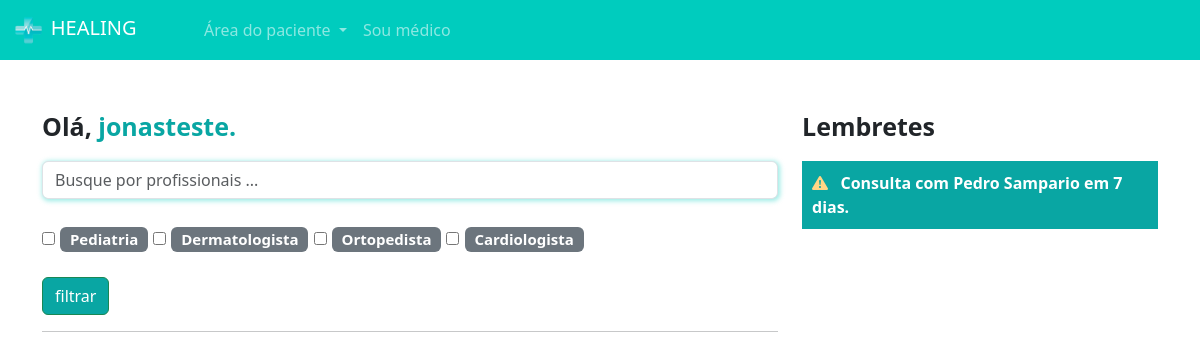
The page /pacientes/home/ (signed in) on the database as committed earlier.
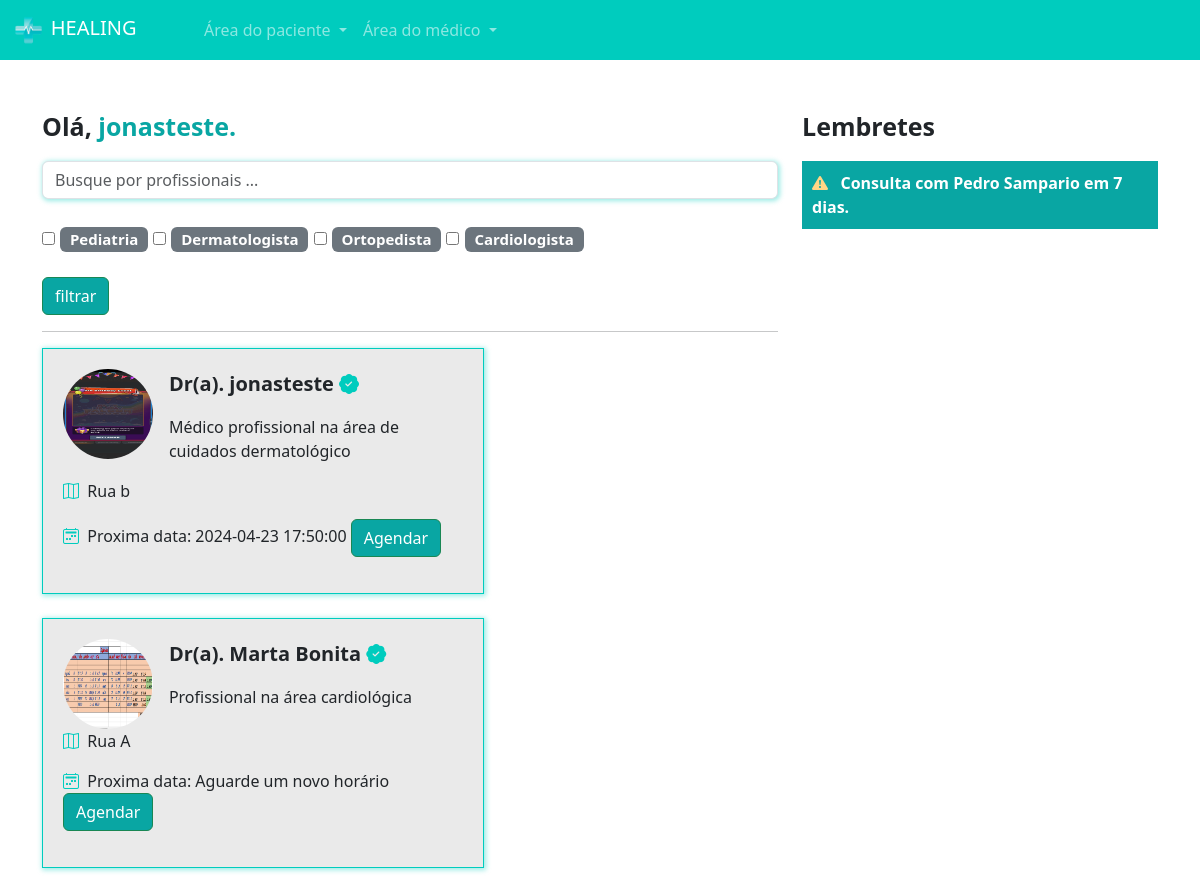
The same page on the database as committed later.
### medico/models.py (models this page shows, shortened)
class Especialidades(models.Model):
    especialidade = models.CharField(max_length=100)
    icone = models.ImageField(upload_to='icones', null=True, blank=True)

class DadosMedicos(models.Model):
    crm = models.CharField(max_length=30)
    nome = models.CharField(max_length=100)
    cep = models.CharField(max_length=15)
    rua = models.CharField(max_length=100)
    bairro = models.CharField(max_length=100)
    numero = models.IntegerField()
    rg = models.ImageField(upload_to='rgs')
    cedula_identidade_medica = models.ImageField(upload_to='cim')
    foto = models.ImageField(upload_to='foto_perfil')
    descricao = models.TextField(null=True, blank=True)
    valor_consulta = models.FloatField(default=100)
    user = models.ForeignKey(User, on_delete=models.DO_NOTHING)
    especialidade = models.ForeignKey(Especialidades, on_delete=models.DO_NOTHING, null=True, blank=True)
    @property
    def proxima_data(self):
        proxima_data = DatasAbertas.objects.filter(user=self.user).filter(data__gt=datetime.now()).filter(agendado=False).order_by('data').first()
        return proxima_data

class DatasAbertas(models.Model):
    data = models.DateTimeField()
    user = models.ForeignKey(User, on_delete=models.DO_NOTHING)   # Esse usuário é o Médico
    agendado = models.BooleanField(default=False)
    def __str__(self):
        return str(self.data)

### paciente/views.py (the view)
# urls.py: 2. Add a URL to urlpatterns:  path('', views.home, name='home')
def home(request):
    if request.method == 'GET':
        medico_filtrar = request.GET.get('medico')
        especialidades_filtrar = request.GET.getlist('especialidades')
        medicos = DadosMedicos.objects.all()
        if medico_filtrar:
            medicos = medicos.filter(nome__icontains=medico_filtrar)
        if especialidades_filtrar:
            medicos = medicos.filter(especialidade_id__in=especialidades_filtrar)
        especialidades = Especialidades.objects.all()
        return render(request, 'home.html', {'medicos': medicos, 'especialidades': especialidades, 'is_medico': is_medico(request.user)})

### medico/models.py (called while the page is built)
def is_medico(user):
    return DadosMedicos.objects.filter(user=user).exists()

### paciente/templates/home.html
{% extends "base.html" %}
{% load static %}
{% block 'head' %}
    <link rel="stylesheet" href="{% static 'medicos/css/abrir_horario.css' %}">
    <link rel="stylesheet" href="{% static 'usuarios/css/usuarios.css' %}">
    <link rel="stylesheet" href="{% static 'medicos/css/cadastro_medico.css' %}">
    <link rel="stylesheet" href="{% static 'pacientes/css/home.css' %}">
    <link rel="stylesheet" href="https://cdn.jsdelivr.net/npm/bootstrap-icons@1.11.3/font/bootstrap-icons.min.css">
{% endblock 'head' %}
{% block 'body' %}
{% include "partials/navbar.html" %}
<br><br>
<div class="container">
    <div class="row">
        <div class="col-md-8">
            <p style="font-size: 25px" class="p-bold">Olá, <span class="color-dark">{{request.user.username}}.</span></p>
            <form action="{% url "home" %}" post="GET">
                <input type="text" class="form-control shadow-main-color" placeholder="Busque por profissionais ..." name="medico">
                <br>
                <div class="especialidades">
                    {% for especialidade in especialidades %}
                        <input type="checkbox" name="especialidades" value="{{especialidade.id}}">
                        <span class="badge bg-secondary">
                            {{especialidade.especialidade}}
                        </span>
                    {% endfor %}
                </div>
                <br>
                <input type="submit" value="filtrar" class="btn btn-success btn-dark-color">
            </form>
            <hr>
            <div class="list-medicos">
                {% for medico in medicos %}
                    <div class="card-medicos shadow-main-color">
                        <div class="row">
                            <div class="col-md-3"><img src="{{medico.foto.url}}" class="foto-perfil-card" alt=""></div>
                            <div class="col-md">
                                <p style="font-size: 20px" class="p-bold">Dr(a). {{medico.nome}} <i class="bi bi-patch-check-fill icon-main"></i></p>
                                <p>{{medico.descricao}}</p>
                            </div>
                        </div>
                        <p><i class="bi bi-map icon-main"></i>&nbsp&nbsp{{medico.rua}}</p>
                        <p><i class="bi bi-calendar2-week icon-main"></i>&nbsp&nbspProxima data:
                            {% if medico.proxima_data %}
                                {{medico.proxima_data}}
                            {% else %}
                                Aguarde um novo horário
                            {% endif %}
                            <a href="{% url "escolher_horario" medico.id %}" class="btn btn-success btn-dark-color">Agendar</a>
                        </div>
                        <br>
                {% endfor %}
            </div>
        </div>
        <div class="col-md-4">
            <p style="font-size: 25px" class="p-bold">Lembretes</p>
            <p class="bg-main-lembrete">
                <span class="p-bold"><i class="bi bi-exclamation-triangle-fill icon-differential"></i>&nbsp&nbsp Consulta com Pedro Sampario em 7 dias.</span>
            </p>
        </div>
    </div>
</div>
{% endblock 'body' %}

### templates/base.html (shortened to what this page needs)
{% load static %}
<!doctype html>
<html lang="en">
  <head>
    <link rel="stylesheet" href="{% static 'geral/css/base.css' %}">
    <link rel="stylesheet" href="">
    <link href="https://cdn.jsdelivr.net/npm/bootstrap@5.3.3/dist/css/bootstrap.min.css" rel="stylesheet">
    {% block 'head' %}{% endblock 'head' %}
  </head>
  <body>
    {% block 'body' %}{% endblock 'body' %}
  </body>
</html>

### templates/partials/navbar.html (shortened to what this page needs)
{% load static %}
<nav class="navbar navbar-expand-lg navbar-dark bg-color-dark">
    <div class="container-fluid">
      <a class="navbar-brand" href="#"><img src="{% static 'geral/img/logo.png' %}" width="20%" alt="">&nbspHEALING</a>
      <div class="collapse navbar-collapse" id="navbarNav">
        <ul class="navbar-nav">
            <li class="nav-item dropdown">
                <a class="nav-link dropdown-toggle" href="#" id="navbarDropdownMenuLink" role="button" data-bs-toggle="dropdown" aria-expanded="false">
                  Área do paciente
                </a>
            </li>
            {% if is_medico %}
                <li class="nav-item dropdown">
                    <a class="nav-link dropdown-toggle" href="#" id="navbarDropdownMenuLink" role="button" data-bs-toggle="dropdown" aria-expanded="false">
                        Área do médico
                    </a>
                </li>
            {% else %}
                <li class="nav-item">
                    <a class="nav-link" href="{% url 'cadastro_medico' %}">Sou médico</a>
                </li>
            {% endif %}
        </ul>
      </div>
    </div>
  </nav>

### templates/static/geral/css/base.css (style rules this page uses)
:root { --main-color: #00CCBE; --dark-color: #09A6A3; --contrast-color: #FFD686; }
.bg-color-dark { background-color: var(--main-color); }
.p-bold { font-weight: bold; }
.color-dark { color: var(--dark-color); }

### templates/static/usuarios/css/usuarios.css (style rules this page uses)
.btn-dark-color { background-color: var(--dark-color); color: white; }

### templates/static/medicos/css/cadastro_medico.css (style rules this page uses)
.shadow-main-color { box-shadow: 1px 1px 5px 1px rgba(0, 204, 190,.4); }

### templates/static/pacientes/css/home.css (style rules this page uses)
.especialidades { font-size: 20px; }
.card-medicos { width: 60%; background-color: #EAEAEA; border: 1px solid var(--main-color); padding: 20px; }
.foto-perfil-card { width: 90px; height: 90px; border-radius: 45px; }
.icon-main { color: var(--main-color); }
.bg-main-lembrete { background-color: var(--dark-color); padding: 10px; color: white; }
.icon-differential { color: var(--contrast-color); }

Rows that differ between the two databases and show on the page:
added DadosMedicos: foto (picture), nome "jonasteste", descricao "Médico profissional na área de cuidados dermatológico", rua "Rua b", proxima_data "2024-04-23 17:50:00"
added DadosMedicos: foto (picture), nome "Marta Bonita", descricao "Profissional na área cardiológica", rua "Rua A", shows "Aguarde um novo horário"
Other text that changed with them:
text no longer shown: "Sou médico"
text now shown: "Área do médico"
